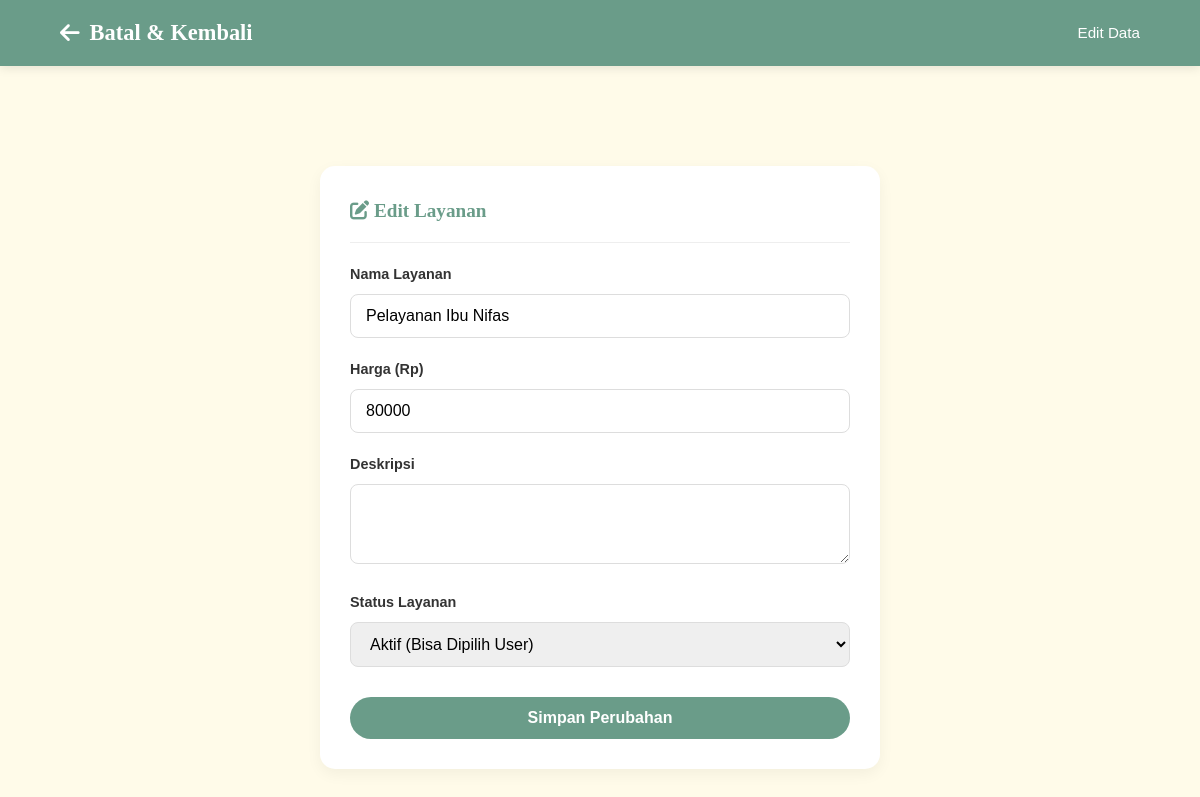
Page /admin/editPelayanan.php?id=6 (signed in) on the committed database.
### tables this page shows
CREATE TABLE `layanan` (
  `id` int(11) NOT NULL,
  `nama_layanan` varchar(100) NOT NULL,
  `deskripsi` text DEFAULT NULL,
  `harga` int(11) NOT NULL,
  `aktif` tinyint(1) DEFAULT 1
);

### admin/editPelayanan.php (the view, shortened to what this page needs)
<?php
include '../service/koneksi.php';
$id = $_GET['id'];
$data = $conn->query("SELECT * FROM layanan WHERE id='$id'")->fetch_assoc();
?>
<!DOCTYPE html>
<html lang="id">
<head>
    <link rel="stylesheet" href="../asset/style.css">
    <link rel="stylesheet" href="https://cdnjs.cloudflare.com/ajax/libs/font-awesome/6.4.0/css/all.min.css">
</head>
<body>
    <nav class="navbar-dashboard">
        <a href="managePelayanan.php" class="brand"><i class="fas fa-arrow-left"></i> Batal & Kembali</a>
        <div class="nav-right"><span class="user-greeting">Edit Data</span></div>
    </nav>
    <div class="dashboard-container" style="max-width: 600px;">
        <div class="card-box">
            <h3 class="card-title"><i class="fas fa-edit"></i> Edit Layanan</h3>
            <form method="POST">
                <div class="form-group">
                    <label>Nama Layanan</label>
                    <input type="text" name="nama_layanan" class="form-control" required value="<?= htmlspecialchars($data['nama_layanan']) ?>">
                </div>
                <div class="form-group">
                    <label>Harga (Rp)</label>
                    <input type="number" name="harga" class="form-control" required value="<?= $data['harga'] ?>">
                </div>
                <div class="form-group">
                    <label>Deskripsi</label>
                    <textarea name="deskripsi" class="form-control" rows="3"><?= htmlspecialchars($data['deskripsi']) ?></textarea>
                </div>
                <div class="form-group">
                    <label>Status Layanan</label>
                    <select name="aktif" class="form-control">
                        <option value="1" <?= $data['aktif'] == 1 ? 'selected' : '' ?>>Aktif (Bisa Dipilih User)</option>
                    </select>
                </div>
                <button type="submit" name="update_layanan" class="btn-submit">Simpan Perubahan</button>
            </form>
        </div>
    </div>
</body>
</html>

### asset/style.css (style rules this page uses)
:root { --primary: #6a9c89; --secondary: #c4d7b2; --accent: #e64848; --bg-color: #fffbe9; --text-dark: #333333; --text-light: #ffffff; --white: #ffffff; }
* { margin: 0; padding: 0; box-sizing: border-box }
body { font-family: "Poppins", sans-serif; background-color: var(--bg-color); color: var(--text-dark); line-height: 1.6; }
h1, h2, h3 { font-family: "Playfair Display", serif; color: var(--primary); }
a { text-decoration: none; }
.form-group { margin-bottom: 20px; text-align: left; }
.form-group label { display: block; margin-bottom: 8px; font-size: 0.9rem; color: var(--text-dark); font-weight: 600; }
.form-control { width: 100%; padding: 12px 15px; border: 1px solid #ddd; border-radius: 8px; font-size: 1rem; transition: 0.3s; font-family: 'Poppins', sans-serif; }
.btn-submit { width: 100%; background-color: var(--primary); color: var(--white); padding: 12px; border: none; border-radius: 50px; font-size: 1rem; font-weight: 600; cursor: pointer; transition: 0.3s; margin-top: 10px; font-family: 'Poppins', sans-serif; }
.dashboard-container { max-width: 1200px; margin: 100px auto 50px; padding: 0 20px; min-height: 80vh; }
.navbar-dashboard { background-color: var(--primary); padding: 15px 5%; display: flex; justify-content: space-between; align-items: center; box-shadow: 0 2px 10px rgba(0,0,0,0.1); position: sticky; top: 0; z-index: 1000; color: white; }
.navbar-dashboard .brand { font-size: 1.4rem; font-weight: 700; color: white; text-decoration: none; display: flex; align-items: center; gap: 10px; font-family: 'Playfair Display', serif; }
.navbar-dashboard .nav-right { display: flex; align-items: center; gap: 20px; }
.navbar-dashboard .user-greeting { font-size: 0.95rem; font-weight: 500; }
.card-box { background: #ffffff; padding: 30px; border-radius: 15px; box-shadow: 0 5px 15px rgba(0,0,0,0.05); margin-bottom: 30px; }
.card-title { margin-bottom: 20px; color: var(--primary); font-weight: 700; font-size: 1.2rem; border-bottom: 1px solid #eee; padding-bottom: 15px; }

### rows in the picture
layanan: nama_layanan "Pelayanan Ibu Nifas", harga "80000", aktif "Aktif (Bisa Dipilih User)"
